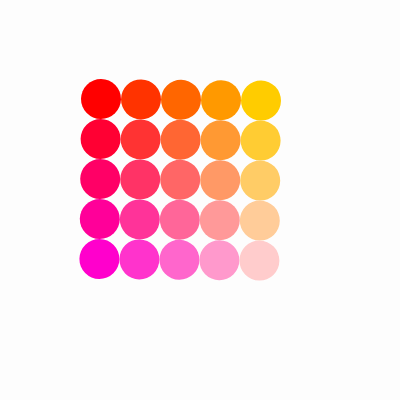
Frame 1 (no input)
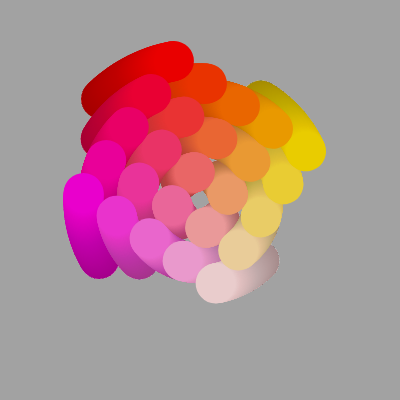
Frame 60 (no input)
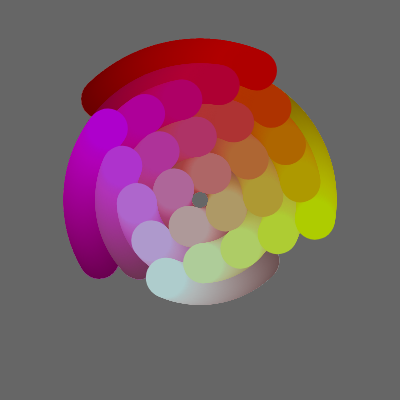
Frame 120 (the mouse pressed at the canvas centre since frame 60)

The p5.js sketch that drew these frames (run headless with seeded random() and noise() and a simulated clock; from frame 60 on, the mouse is pressed at the canvas centre):

// p5.js sketch
// ── sketch.js
// File: 101418


let spacing

function setup(){
  createCanvas(400,400)
  background(0)
  pixelDensity(displayDensity())
  
  spacing = width / 5
}


function draw(){
  background(0, 2)
  push()
  translate(width/2, height/2)
  scale(.5)
  rotate(frameCount * 0.01)
  translate(-width/2, -height/2)
  for (var i = 0; i < width; i += spacing) {
    for (var j = 0; j < height; j += spacing) {
      let r = map(cos(frameCount * 0.01), -1, 1, 0, 255)
      let g = map(i, 0, width, 0, 255)
      let b = map(j, 0, height, 0, 255)
      
      // stroke(r,g,b)
      // line(i,j, spacing, spacing )
      
      fill(r,g,b)
      // fill(r,g,b, 10)
      noStroke()

      ellipse(i,j, spacing, spacing )
      // rect(i,j, spacing, spacing )
    }
  }
  pop()
}
